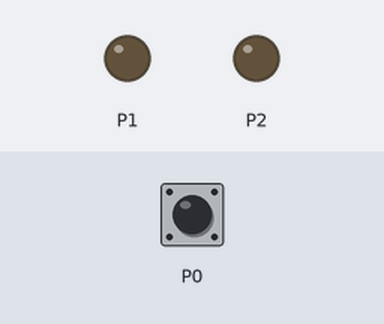
Recording of a program running on a simulated BBC micro:bit running MicroPython. Shown: output pins drawn as LEDs (lit = HIGH). The inputs (shaded band) are chosen by the test bench; at power-on: P0 LOW.

Above: at 1.2 s.
1.3 s: P0 pulled HIGH for 0.15 s
At 1.39 s:
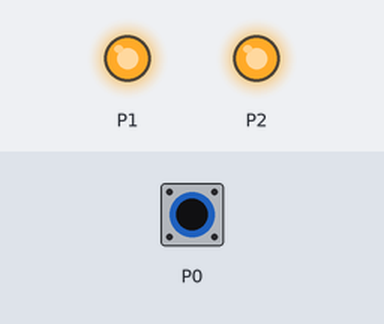
2.9 s: P0 pulled HIGH for 3.2 s
At 7.5 s:
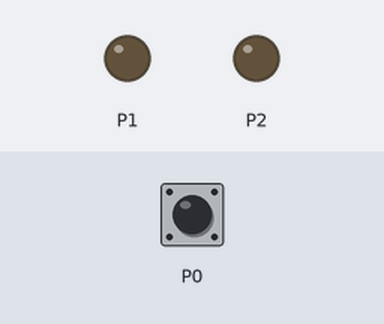
Timing chart, 0 to 9.0 s (numbered marks = the images above; inputs shaded):
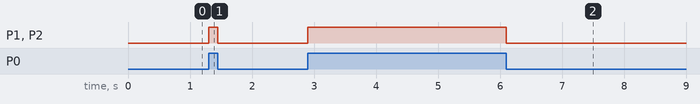

The program:

PIR_code-main.py
```python
from microbit import *
while True:
    Motion = pin0.read_digital()
    if Motion == 1:
       pin1.write_digital(1)
       pin2.write_digital(1)
    else :
        pin1.write_digital(0)
        pin2.write_digital(0)
```

Measured:
- after the input at 1.3 s, P1, P2: LOW → HIGH at once, → LOW 0.15 s later
- after the input at 2.9 s, P1, P2: LOW → HIGH at once, → LOW 3.2 s later
